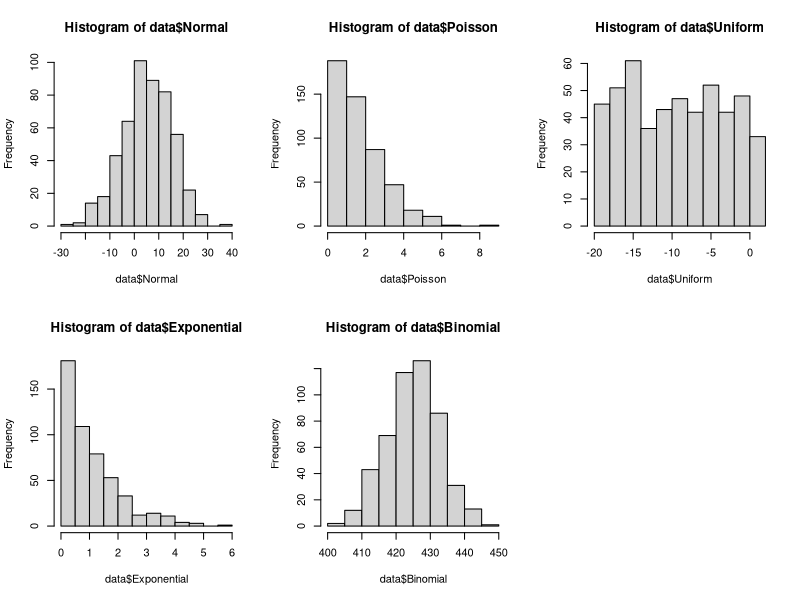
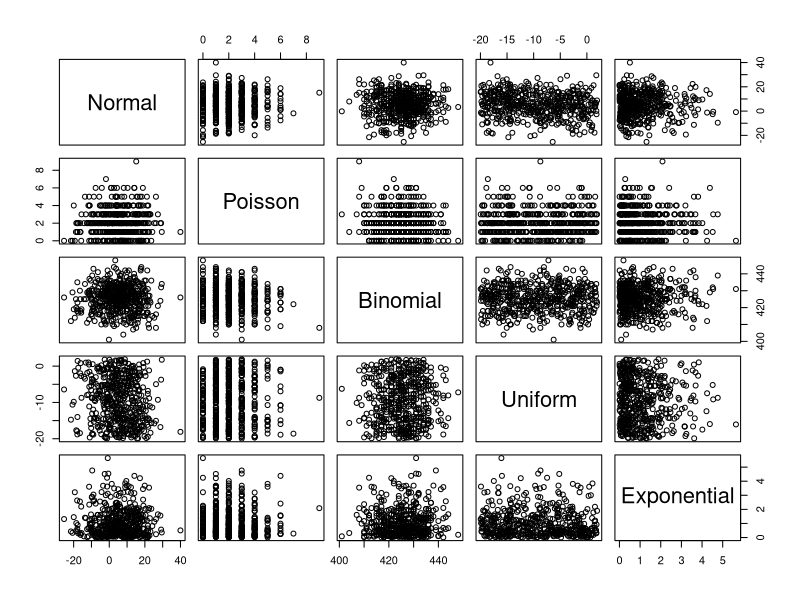

Source code (R) for these figures, in order:
## ---- chunk 1
set.seed(1995)
n_observations <- 500
normal <- rnorm(n_observations, mean = 5, sd = 10)
poisson <- rpois(n_observations, 2)
binomial <- rbinom(n_observations, n_observations, 0.85)
uniform <- runif(n_observations, min = -20, max = 2)
exponential <- rexp(n_observations)

data <- data.frame(Normal = normal,
                   Poisson = poisson,
                   Binomial = binomial,
                   Uniform = uniform,
                   Exponential = exponential)
print(head(data))
## ---- chunk 2
summary(data)
## ---- chunk 3
# histograms
par(mfrow = c(2, 3))
hist(data$Normal)
hist(data$Poisson)
hist(data$Uniform)
hist(data$Exponential)
hist(data$Binomial)
## ---- chunk 4
pairs(data)
